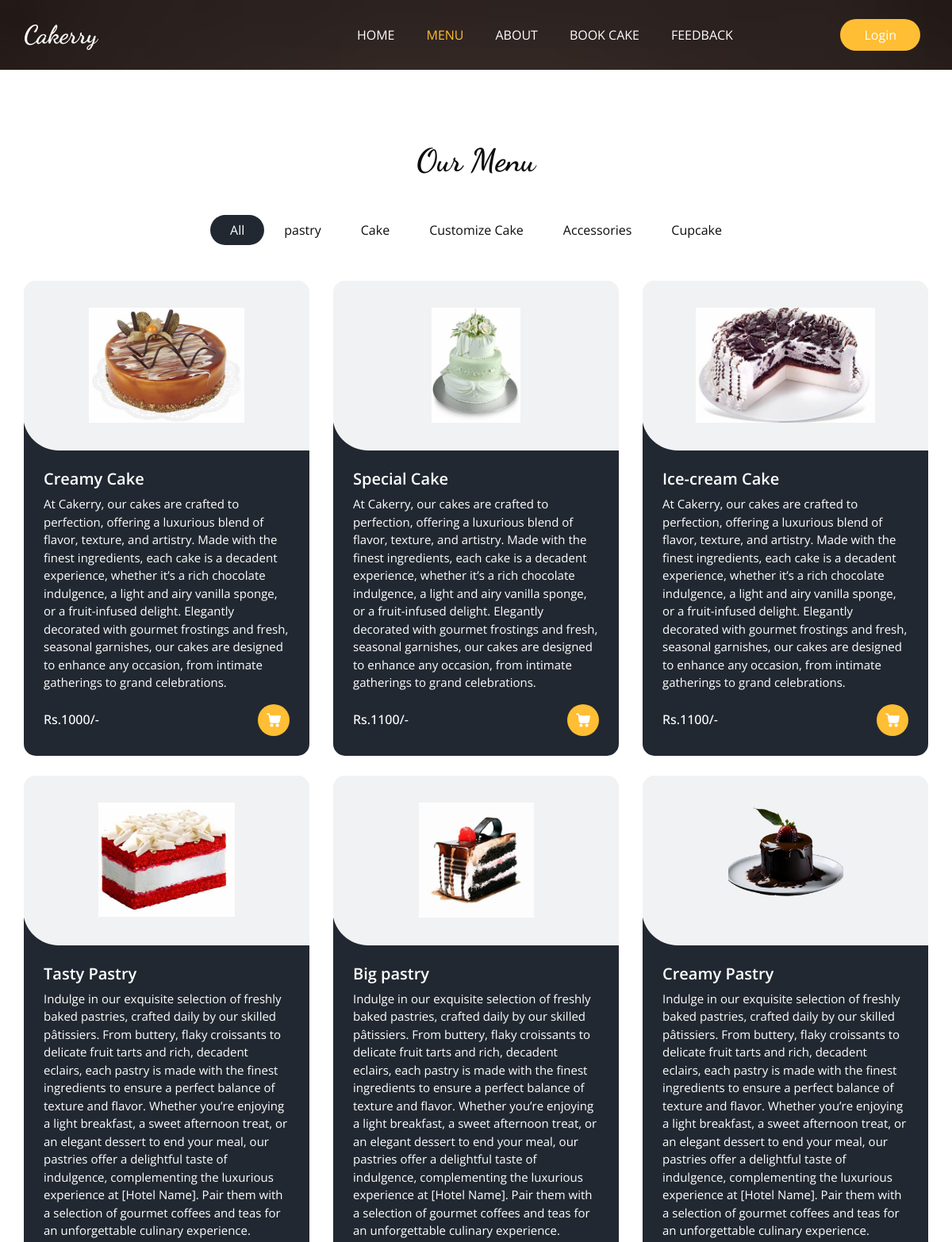
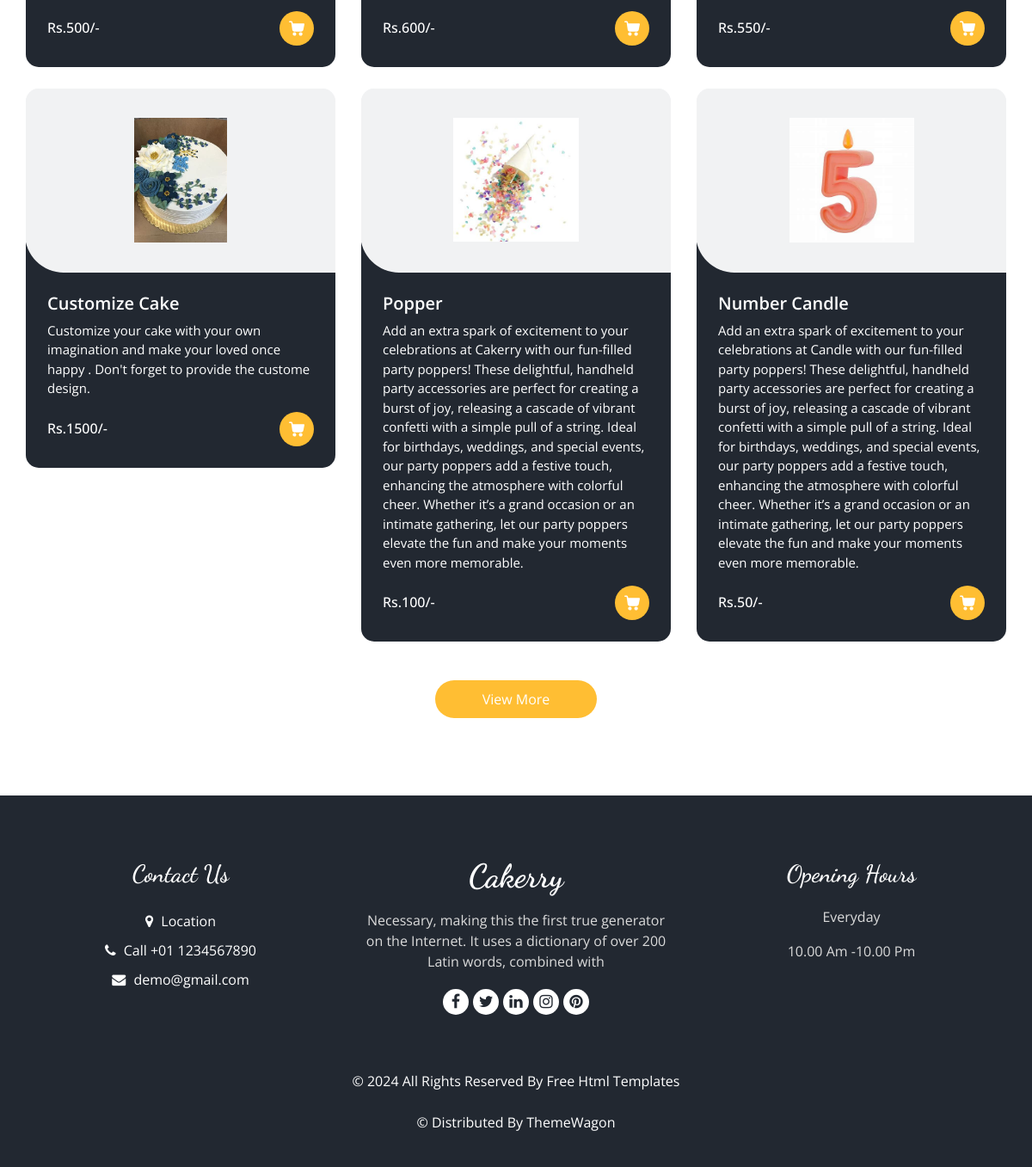
The page /menu on the database its author committed (2 pictures, top to bottom).
### cake/models.py (models this page shows, shortened)
class ItemList(models.Model):
    Category_name = models.CharField(max_length=20)
    def __str__(self):
        return self.Category_name

class Items(models.Model):
    Item_name = models.CharField(max_length=40)
    Description = models.TextField(blank=False)
    Price = models.IntegerField()
    Category = models.ForeignKey(ItemList,related_name='Name', on_delete=models.CASCADE)
    Image = models.ImageField(upload_to='items/')

### cake/views.py (the view)
# urls.py: path('menu',Menu,name='Menu'),
def Menu(request):
   items=Items.objects.all()
   list = ItemList.objects.all()
   return render(request,'menu.html',{'items':items,'list':list})

### Templates/menu.html (shortened to what this page needs)
{% extends "base.html" %}
{% block class %}class="sub_page"{% endblock class%}
{% block menu_status %}active{% endblock menu_status %}
{% block main %}
 <section class="food_section layout_padding">
    <div class="container">
      <div class="heading_container heading_center">
        <h2>
          Our Menu
        </h2>
      </div>
      <ul class="filters_menu">
        <li class="active" data-filter="*">All</li>
        {% for i in list %}
        <li data-filter=".{{i.Category_name}}">{{i.Category_name}}</li>
        {% endfor %}
      </ul>
      <div class="filters-content">
        <div class="row grid">
          {% for j in items %}
          <div class="col-sm-6 col-lg-4 all {{j.Category}}">
            <div class="box">
              <div>
                <div class="img-box">
                  <img src="/media/{{j.Image}}" alt="">
                </div>
                <div class="detail-box">
                  <h5>
                    {{j.Item_name}}
                  </h5>
                  <p>
                    {{j.Description}}
                  </p>
                  <div class="options">
                    <h6>
                      Rs.{{j.Price}}/-
                    </h6>
                    <a href="">
                    </a>
                  </div>
                </div>
              </div>
            </div>
          </div>
          {% endfor %}
        </div>
      </div>
      <div class="btn-box">
        <a href="">
          View More
        </a>
      </div>
    </div>
  </section>
{% endblock main %}

### Templates/base.html (shortened to what this page needs)
<!DOCTYPE html>
<html>
{% load static %}
<head>
  <link rel="stylesheet" type="text/css" href="{% static 'css/bootstrap.css' %}" />
  <link rel="stylesheet" type="text/css" href="https://cdnjs.cloudflare.com/ajax/libs/OwlCarousel2/2.3.4/assets/owl.carousel.min.css" />
  <link rel="stylesheet" href="https://cdnjs.cloudflare.com/ajax/libs/jquery-nice-select/1.1.0/css/nice-select.min.css" />
  <link href="{% static 'css/font-awesome.min.css' %}" rel="stylesheet" />
  <link href="{% static 'css/style.css' %} " rel="stylesheet" />
  <link href="{% static 'css/responsive.css' %} " rel="stylesheet" />
</head>
<body {% block class %}{% endblock class %}>
  <div class="hero_area">
    <div class="bg-box">
      <img src=" {% static 'images/cake1.avif' %} " alt="" >
    </div>
    <header class="header_section">
      <div class="container">
        <nav class="navbar navbar-expand-lg custom_nav-container ">
          <a class="navbar-brand" href="{% url "Home" %}">
            <span>
              Cakerry
            </span>
          </a>
          <div class="collapse navbar-collapse" id="navbarSupportedContent">
            <ul class="navbar-nav  mx-auto ">
              <li class="nav-item {% block home_status %}{% endblock home_status %}">
                <a class="nav-link" href=" {% url "Home" %}">Home <span class="sr-only">(current)</span></a>
              </li>
              <li class="nav-item {% block menu_status %}{% endblock menu_status %} ">
                <a class="nav-link" href=" {% url "Menu" %}">Menu</a>
              </li>
              <li class="nav-item {% block about_status %}{% endblock about_status %} ">
                <a class="nav-link" href=" {% url "About" %}">About</a>
              </li>
              <li class="nav-item {% block booking_status %}{% endblock booking_status %} ">
                <a class="nav-link" href="{% url "Book_Cake" %}">Book Cake</a>
              </li>
              <li class="nav-item {% block feedback_status %}{% endblock feedback_status %} ">
                <a class="nav-link" href="{% url "Feedback" %}">Feedback</a>
              </li>
            </ul>
            {%if user.is_authenticated%}
            <form method='post' action="{%url 'logout'%}">
              {% csrf_token %}
                <button class="btn btn-outline-danger d-flex" type='submit'>Logout</button>
              </form>
            {%else%}
            <div class="user_option">
              <a href="{% url "login" %}" class="order_online">
                Login
              </a>
            </div>
            {%endif%}
          </div>
        </nav>
      </div>
    </header>
  </div>
  {% block main %}{% endblock main %}
  <footer class="footer_section">
    <div class="container">
      <div class="row">
        <div class="col-md-4 footer-col">
          <div class="footer_contact">
            <h4>
              Contact Us
            </h4>
            <div class="contact_link_box">
              <a href="">
                <i class="fa fa-map-marker" aria-hidden="true"></i>
                <span>
                  Location
                </span>
              </a>
              <a href="">
                <i class="fa fa-phone" aria-hidden="true"></i>
                <span>
                  Call +01 1234567890
                </span>
              </a>
              <a href="">
                <i class="fa fa-envelope" aria-hidden="true"></i>
                <span>
                  demo@gmail.com
                </span>
              </a>
            </div>
          </div>
        </div>
        <div class="col-md-4 footer-col">
          <div class="footer_detail">
            <a href="" class="footer-logo">
              Cakerry
            </a>
            <p>
              Necessary, making this the first true generator on the Internet. It uses a dictionary of over 200 Latin words, combined with
            </p>
            <div class="footer_social">
              <a href="">
                <i class="fa fa-facebook" aria-hidden="true"></i>
              </a>
              <a href="">
                <i class="fa fa-twitter" aria-hidden="true"></i>
              </a>
              <a href="">
                <i class="fa fa-linkedin" aria-hidden="true"></i>
              </a>
              <a href="">
                <i class="fa fa-instagram" aria-hidden="true"></i>
              </a>
              <a href="">
                <i class="fa fa-pinterest" aria-hidden="true"></i>
              </a>
            </div>
          </div>
        </div>
        <div class="col-md-4 footer-col">
          <h4>
            Opening Hours
          </h4>
          <p>
            Everyday
          </p>
          <p>
            10.00 Am -10.00 Pm
          </p>
        </div>
      </div>
      <div class="footer-info">
        <p>
          &copy; <span id="displayYear"></span> All Rights Reserved By
          <a href="https://html.design/">Free Html Templates</a><br><br>
          &copy;  Distributed By
          <a href="https://themewagon.com/" target="_blank">ThemeWagon</a>
        </p>
      </div>
    </div>
  </footer>
</body>
</html>

### Static/css/responsive.css (style rules this page uses)
@media (min-width: 1200px) { .container { max-width: 1170px; } }

### rows shown on the page
ItemList: Category_name "pastry"
ItemList: Category_name "Cake"
ItemList: Category_name "Customize Cake"
ItemList: Category_name "Accessories"
ItemList: Category_name "Cupcake"
Items: Image (picture), Item_name "Creamy Cake", Description "At Cakerry, our cakes are crafted to perfection, offering a luxurious blend of flavor, texture, and artistry. Made with the finest ingredients, each cake is a decadent experience, whether it’s a rich chocolate indulgence, a light and airy vanilla sponge, or a fruit-infused delight. Elegantly decorated with gourmet frostings and fresh, seasonal garnishes, our cakes are designed to enhance any occasion, from intimate gatherings to grand celebrations.", Price "1000"
Items: Image (picture), Item_name "Special Cake", Description "At Cakerry, our cakes are crafted to perfection, offering a luxurious blend of flavor, texture, and artistry. Made with the finest ingredients, each cake is a decadent experience, whether it’s a rich chocolate indulgence, a light and airy vanilla sponge, or a fruit-infused delight. Elegantly decorated with gourmet frostings and fresh, seasonal garnishes, our cakes are designed to enhance any occasion, from intimate gatherings to grand celebrations.", Price "1100"
Items: Image (picture), Item_name "Ice-cream Cake", Description "At Cakerry, our cakes are crafted to perfection, offering a luxurious blend of flavor, texture, and artistry. Made with the finest ingredients, each cake is a decadent experience, whether it’s a rich chocolate indulgence, a light and airy vanilla sponge, or a fruit-infused delight. Elegantly decorated with gourmet frostings and fresh, seasonal garnishes, our cakes are designed to enhance any occasion, from intimate gatherings to grand celebrations.", Price "1100"
Items: Image (picture), Item_name "Tasty Pastry", Description "Indulge in our exquisite selection of freshly baked pastries, crafted daily by our skilled pâtissiers. From buttery, flaky croissants to delicate fruit tarts and rich, decadent eclairs, each pastry is made with the finest ingredients to ensure a perfect balance of texture and flavor. Whether you’re enjoying a light breakfast, a sweet afternoon treat, or an elegant dessert to end your meal, our pastries offer a delightful taste of indulgence, complementing the luxurious experience at [Hotel Name]. Pair them with a selection of gourmet coffees and teas for an unforgettable culinary experience.", Price "500"
Items: Image (picture), Item_name "Big pastry", Description "Indulge in our exquisite selection of freshly baked pastries, crafted daily by our skilled pâtissiers. From buttery, flaky croissants to delicate fruit tarts and rich, decadent eclairs, each pastry is made with the finest ingredients to ensure a perfect balance of texture and flavor. Whether you’re enjoying a light breakfast, a sweet afternoon treat, or an elegant dessert to end your meal, our pastries offer a delightful taste of indulgence, complementing the luxurious experience at [Hotel Name]. Pair them with a selection of gourmet coffees and teas for an unforgettable culinary experience.", Price "600"
Items: Image (picture), Item_name "Creamy Pastry", Description "Indulge in our exquisite selection of freshly baked pastries, crafted daily by our skilled pâtissiers. From buttery, flaky croissants to delicate fruit tarts and rich, decadent eclairs, each pastry is made with the finest ingredients to ensure a perfect balance of texture and flavor. Whether you’re enjoying a light breakfast, a sweet afternoon treat, or an elegant dessert to end your meal, our pastries offer a delightful taste of indulgence, complementing the luxurious experience at [Hotel Name]. Pair them with a selection of gourmet coffees and teas for an unforgettable culinary experience.", Price "550"
Items: Image (picture), Item_name "Customize Cake", Description "Customize your cake with your own imagination and make your loved once happy . Don't forget to provide the custome design.", Price "1500"
Items: Image (picture), Item_name "Popper", Description "Add an extra spark of excitement to your celebrations at Cakerry with our fun-filled party poppers! These delightful, handheld party accessories are perfect for creating a burst of joy, releasing a cascade of vibrant confetti with a simple pull of a string. Ideal for birthdays, weddings, and special events, our party poppers add a festive touch, enhancing the atmosphere with colorful cheer. Whether it’s a grand occasion or an intimate gathering, let our party poppers elevate the fun and make your moments even more memorable.", Price "100"
Items: Image (picture), Item_name "Number Candle", Description "Add an extra spark of excitement to your celebrations at Candle with our fun-filled party poppers! These delightful, handheld party accessories are perfect for creating a burst of joy, releasing a cascade of vibrant confetti with a simple pull of a string. Ideal for birthdays, weddings, and special events, our party poppers add a festive touch, enhancing the atmosphere with colorful cheer. Whether it’s a grand occasion or an intimate gathering, let our party poppers elevate the fun and make your moments even more memorable.", Price "50"
